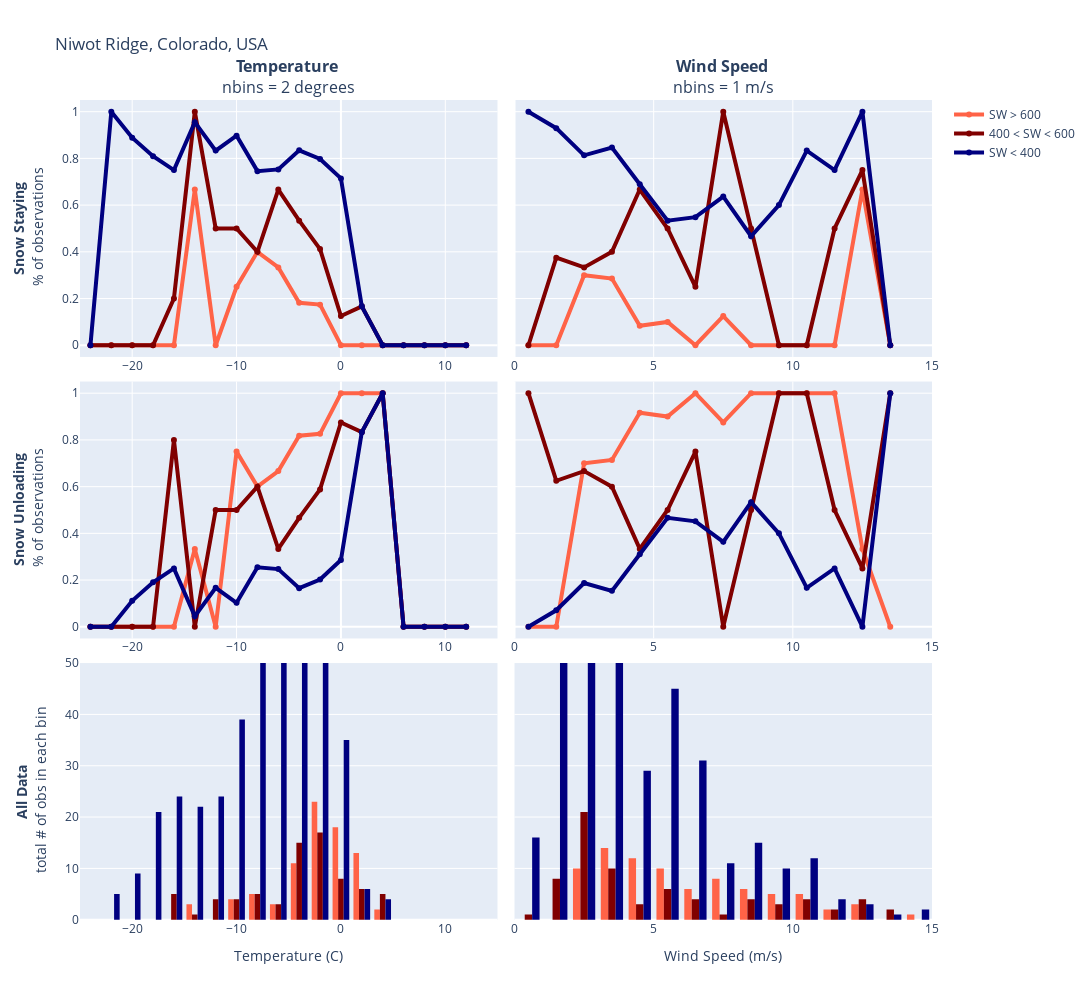

The notebook cell this image was saved under:
### Code cell
fig = make_subplots(rows=3, cols=2, shared_xaxes=False, shared_yaxes=True, 
                    vertical_spacing=0.03, horizontal_spacing=0.02,
                    subplot_titles=("<b>Temperature </b><br>nbins = 2 degrees", "<b>Wind Speed </b><br>nbins = 1 m/s"))

width = 4

# temp 2 degree bins
fig.add_trace(go.Scatter(x = dfSW600_temp2_returndf['stay_center'], line_color=color1, y = dfSW600_temp2_returndf['stay_percent'], line_width=width, name=name1),row=1, col=1)
fig.add_trace(go.Scatter(x = dfSW460_temp2_returndf['stay_center'], line_color=color2, y = dfSW460_temp2_returndf['stay_percent'], line_width=width, name=name2),row=1, col=1)
fig.add_trace(go.Scatter(x = dfSW400_temp2_returndf['stay_center'], line_color=color3, y = dfSW400_temp2_returndf['stay_percent'], line_width=width, name=name3),row=1, col=1)

fig.add_trace(go.Scatter(x = dfSW600_temp2_returndf['unload_center'], line_color=color1, y = dfSW600_temp2_returndf['unload_percent'], line_width=width, showlegend=False),row=2, col=1)
fig.add_trace(go.Scatter(x = dfSW460_temp2_returndf['unload_center'], line_color=color2, y = dfSW460_temp2_returndf['unload_percent'], line_width=width, showlegend=False),row=2, col=1)
fig.add_trace(go.Scatter(x = dfSW400_temp2_returndf['unload_center'], line_color=color3, y = dfSW400_temp2_returndf['unload_percent'], line_width=width, showlegend=False),row=2, col=1)


# wind 1 w/m bins
fig.add_trace(go.Scatter(x = dfSW600_wind1_returndf['stay_center'], line_color=color1, y = dfSW600_wind1_returndf['stay_percent'], line_width=width, showlegend=False),row=1, col=2)
fig.add_trace(go.Scatter(x = dfSW460_wind1_returndf['stay_center'], line_color=color2, y = dfSW460_wind1_returndf['stay_percent'], line_width=width, showlegend=False),row=1, col=2)
fig.add_trace(go.Scatter(x = dfSW400_wind1_returndf['stay_center'], line_color=color3, y = dfSW400_wind1_returndf['stay_percent'], line_width=width, showlegend=False),row=1, col=2)

fig.add_trace(go.Scatter(x = dfSW600_wind1_returndf['unload_center'], line_color=color1, y = dfSW600_wind1_returndf['unload_percent'], line_width=width, showlegend=False),row=2, col=2)
fig.add_trace(go.Scatter(x = dfSW460_wind1_returndf['unload_center'], line_color=color2, y = dfSW460_wind1_returndf['unload_percent'], line_width=width, showlegend=False),row=2, col=2)
fig.add_trace(go.Scatter(x = dfSW400_wind1_returndf['unload_center'], line_color=color3, y = dfSW400_wind1_returndf['unload_percent'], line_width=width, showlegend=False),row=2, col=2)

# row 3
# fig.add_trace(go.Histogram(x = dfSW600.temp, showlegend=False, histfunc='count', marker_color=color1),row=3, col=1)
# fig.add_trace(go.Histogram(x = dfSW400600.temp, showlegend=False, histfunc='count', marker_color=color2),row=3, col=1)
# fig.add_trace(go.Histogram(x = dfSW400.temp, showlegend=False, histfunc='count', marker_color=color3),row=3, col=1)

# fig.add_trace(go.Histogram(x = dfSW600.windspeed,    showlegend=False, histfunc='count', marker_color=color1),row=3, col=2)
# fig.add_trace(go.Histogram(x = dfSW400600.windspeed, showlegend=False, histfunc='count', marker_color=color2),row=3, col=2)
# fig.add_trace(go.Histogram(x = dfSW400.windspeed,    showlegend=False, histfunc='count', marker_color=color3),row=3, col=2)

fig.add_trace(go.Histogram(x = dfSW600.temp, showlegend=False, histfunc='count', marker_color=color1, xbins=dict(start=-25, end=10, size=2), autobinx=False),row=3, col=1)
fig.add_trace(go.Histogram(x = dfSW400600.temp, showlegend=False, histfunc='count', marker_color=color2, xbins=dict(start=-25, end=10, size=2), autobinx=False),row=3, col=1)
fig.add_trace(go.Histogram(x = dfSW400.temp, showlegend=False, histfunc='count', marker_color=color3, xbins=dict(start=-25, end=10, size=2), autobinx=False),row=3, col=1)

fig.add_trace(go.Histogram(x = dfSW600.windspeed,    showlegend=False, histfunc='count', marker_color=color1, xbins=dict(start=0, end=15, size=1), autobinx=False),row=3, col=2)
fig.add_trace(go.Histogram(x = dfSW400600.windspeed, showlegend=False, histfunc='count', marker_color=color2, xbins=dict(start=0, end=15, size=1), autobinx=False),row=3, col=2)
fig.add_trace(go.Histogram(x = dfSW400.windspeed,    showlegend=False, histfunc='count', marker_color=color3, xbins=dict(start=0, end=15, size=1), autobinx=False),row=3, col=2)

# row 3, fix bins
# fig.add_trace(go.Histogram(x = dfSW600.temp,    showlegend=False, histfunc='count', marker_color=color1, bingroup=2, autobinx=False),row=3, col=1)
# fig.add_trace(go.Histogram(x = dfSW400600.temp, showlegend=False, histfunc='count', marker_color=color2, bingroup=2, autobinx=False),row=3, col=1)
# fig.add_trace(go.Histogram(x = dfSW400.temp,    showlegend=False, histfunc='count', marker_color=color3, bingroup=2, autobinx=False),row=3, col=1)

# fig.add_trace(go.Histogram(x = dfSW600.windspeed,    showlegend=False, histfunc='count', marker_color=color1, bingroup=1, autobinx=False), row=3, col=2)
# fig.add_trace(go.Histogram(x = dfSW400600.windspeed, showlegend=False, histfunc='count', marker_color=color2, bingroup=1, autobinx=False), row=3, col=2)
# fig.add_trace(go.Histogram(x = dfSW400.windspeed,    showlegend=False, histfunc='count', marker_color=color3, bingroup=1, autobinx=False), row=3, col=2)

# axes 
fig.update_xaxes(title_text='Temperature (C)',  range=[-25,15],row=3, col=1)
fig.update_xaxes(title_text='',  range=[-25,15],row=1, col=1)
fig.update_xaxes(title_text='',  range=[-25,15],row=2, col=1)


fig.update_xaxes(title_text='Wind Speed (m/s)', range=[0,15],  row=3, col=2)
fig.update_xaxes(title_text='', range=[0,15],  row=1, col=2)
fig.update_xaxes(title_text='', range=[0,15],  row=2, col=2)


fig.update_yaxes(title_text='<b> Snow Staying</b> <br> % of observations', range=[-0.05,1.05], row=1, col=1)
fig.update_yaxes(title_text='<b> Snow Unloading</b> <br> % of observations', range=[-0.05,1.05], row=2, col=1)
fig.update_yaxes(title_text='<b> All Data</b> <br> total # of obs in each bin', range=[-0.05,50], row=3, col=1)


fig.update_layout(height=1000, width=1300, title_text="Niwot Ridge, Colorado, USA")
fig.show()

### Figure 1 — Plotly figure (JSON) as saved in the notebook; plotly's stock layout.template omitted (floating-point values rounded to 4 significant figures; data arrays with more than 128 entries replaced by an {"elided": "..."} marker saying what was removed)
{"data": [{"line": {"color": "tomato", "width": 4}, "name": "SW > 600", "type": "scatter", "x": [-24, -22, -20, -18, -16, -14, -12, -10, -8, -6, -4, -2, 0, 2, 4, 6, 8, 10, 12], "xaxis": "x", "y": [0, 0, 0, 0, 0, 0.6667, 0, 0.25, 0.4, 0.3333, 0.1818, 0.1739, 0, 0, 0, 0, 0, 0, 0], "yaxis": "y"}, {"line": {"color": "maroon", "width": 4}, "name": "400 < SW < 600", "type": "scatter", "x": [-24, -22, -20, -18, -16, -14, -12, -10, -8, -6, -4, -2, 0, 2, 4, 6, 8, 10, 12], "xaxis": "x", "y": [0, 0, 0, 0, 0.2, 1, 0.5, 0.5, 0.4, 0.6667, 0.5333, 0.4118, 0.125, 0.1667, 0, 0, 0, 0, 0], "yaxis": "y"}, {"line": {"color": "navy", "width": 4}, "name": "SW < 400", "type": "scatter", "x": [-24, -22, -20, -18, -16, -14, -12, -10, -8, -6, -4, -2, 0, 2, 4, 6, 8, 10, 12], "xaxis": "x", "y": [0, 1, 0.8889, 0.8095, 0.75, 0.9545, 0.8333, 0.8974, 0.7455, 0.7529, 0.8346, 0.7976, 0.7143, 0.1667, 0, 0, 0, 0, 0], "yaxis": "y"}, {"line": {"color": "tomato", "width": 4}, "showlegend": false, "type": "scatter", "x": [-24, -22, -20, -18, -16, -14, -12, -10, -8, -6, -4, -2, 0, 2, 4, 6, 8, 10, 12], "xaxis": "x3", "y": [0, 0, 0, 0, 0, 0.3333, 0, 0.75, 0.6, 0.6667, 0.8182, 0.8261, 1, 1, 1, 0, 0, 0, 0], "yaxis": "y3"}, {"line": {"color": "maroon", "width": 4}, "showlegend": false, "type": "scatter", "x": [-24, -22, -20, -18, -16, -14, -12, -10, -8, -6, -4, -2, 0, 2, 4, 6, 8, 10, 12], "xaxis": "x3", "y": [0, 0, 0, 0, 0.8, 0, 0.5, 0.5, 0.6, 0.3333, 0.4667, 0.5882, 0.875, 0.8333, 1, 0, 0, 0, 0], "yaxis": "y3"}, {"line": {"color": "navy", "width": 4}, "showlegend": false, "type": "scatter", "x": [-24, -22, -20, -18, -16, -14, -12, -10, -8, -6, -4, -2, 0, 2, 4, 6, 8, 10, 12], "xaxis": "x3", "y": [0, 0, 0.1111, 0.1905, 0.25, 0.04545, 0.1667, 0.1026, 0.2545, 0.2471, 0.1654, 0.2024, 0.2857, 0.8333, 1, 0, 0, 0, 0], "yaxis": "y3"}, {"line": {"color": "tomato", "width": 4}, "showlegend": false, "type": "scatter", "x": [0.5, 1.5, 2.5, 3.5, 4.5, 5.5, 6.5, 7.5, 8.5, 9.5, 10.5, 11.5, 12.5, 13.5], "xaxis": "x2", "y": [0, 0, 0.3, 0.2857, 0.08333, 0.1, 0, 0.125, 0, 0, 0, 0, 0.6667, 0], "yaxis": "y2"}, {"line": {"color": "maroon", "width": 4}, "showlegend": false, "type": "scatter", "x": [0.5, 1.5, 2.5, 3.5, 4.5, 5.5, 6.5, 7.5, 8.5, 9.5, 10.5, 11.5, 12.5, 13.5], "xaxis": "x2", "y": [0, 0.375, 0.3333, 0.4, 0.6667, 0.5, 0.25, 1, 0.5, 0, 0, 0.5, 0.75, 0], "yaxis": "y2"}, {"line": {"color": "navy", "width": 4}, "showlegend": false, "type": "scatter", "x": [0.5, 1.5, 2.5, 3.5, 4.5, 5.5, 6.5, 7.5, 8.5, 9.5, 10.5, 11.5, 12.5, 13.5], "xaxis": "x2", "y": [1, 0.9294, 0.8129, 0.8462, 0.6897, 0.5333, 0.5484, 0.6364, 0.4667, 0.6, 0.8333, 0.75, 1, 0], "yaxis": "y2"}, {"line": {"color": "tomato", "width": 4}, "showlegend": false, "type": "scatter", "x": [0.5, 1.5, 2.5, 3.5, 4.5, 5.5, 6.5, 7.5, 8.5, 9.5, 10.5, 11.5, 12.5, 13.5], "xaxis": "x4", "y": [0, 0, 0.7, 0.7143, 0.9167, 0.9, 1, 0.875, 1, 1, 1, 1, 0.3333, 0], "yaxis": "y4"}, {"line": {"color": "maroon", "width": 4}, "showlegend": false, "type": "scatter", "x": [0.5, 1.5, 2.5, 3.5, 4.5, 5.5, 6.5, 7.5, 8.5, 9.5, 10.5, 11.5, 12.5, 13.5], "xaxis": "x4", "y": [1, 0.625, 0.6667, 0.6, 0.3333, 0.5, 0.75, 0, 0.5, 1, 1, 0.5, 0.25, 1], "yaxis": "y4"}, {"line": {"color": "navy", "width": 4}, "showlegend": false, "type": "scatter", "x": [0.5, 1.5, 2.5, 3.5, 4.5, 5.5, 6.5, 7.5, 8.5, 9.5, 10.5, 11.5, 12.5, 13.5], "xaxis": "x4", "y": [0, 0.07059, 0.1871, 0.1538, 0.3103, 0.4667, 0.4516, 0.3636, 0.5333, 0.4, 0.1667, 0.25, 0, 1], "yaxis": "y4"}, {"histfunc": "count", "marker": {"color": "tomato"}, "showlegend": false, "type": "histogram", "x": [-3.35, -2.125, 3.185, 4.25, -10.01, -9.135, -8.14, 1.13, -1.235, -14.88, -14.15, -14.15, -7.71, -10.8, -9.05, -1.91, -2.035, -1.28, -0.2035, 0.57, 1.655, -0.535, -0.068, 0.3765, 0.888, 1.785, 2.03, 2.545, -5.055, -4.695, -3.545, -8.3, -7.675, -7.095, -5.59, -4.295, -2.905, -3.32, -2.54, -1.645, -4.085, 1.41, -2.595, -1.9, -1.27, -1.369, -2.925, -2.06, -1.541, 0.3345, -2.96, -3.28, -2.865, -3.255, -5.64, -4.51, -4.24, -2.77, -1.39, -0.1915, 0.649, 1.47, -3.44, -2.755, -1.895, -1.26, -0.611, -0.1225, 0.6135, 0.853, 2.145, 2.795, 0.975, 1.425, 2.105, 2.495, -1.38, -0.56, -0.1305, 0.6675, 1.445, 0.1765], "xaxis": "x5", "xbins": {"end": 10, "size": 2, "start": -25}, "yaxis": "y5"}, {"histfunc": "count", "marker": {"color": "maroon"}, "showlegend": false, "type": "histogram", "x": [-1.775, -1.215, -0.868, 2.16, -10.54, -8.265, -9.84, -9.17, -14.3, -12.04, -11.24, -4.33, -4.07, -16.55, -16.68, -16.56, -16.82, -4.03, -2.595, -1.52, 0.3525, 2.49, 0.852, 4.09, 4.41, 4.665, 3.72, -2.335, -1.31, -0.591, -4.215, -3.66, -9.585, -15.49, -7.36, -8.295, -12.96, -12.02, -2.735, -2.105, -1.245, -4.355, -1.61, -1.615, -1.685, -1.91, -2.815, 1.895, -1.55, -6.125, -7.585, -6.63, -8.905, -4.72, -3.405, -3.11, -4.05, -2.725, -3.51, -3.38, -6.025, -0.0935, -3.645, -3.375, 0.3325, 1.665, -4.055, 0.76, 1.75, 3.065, 0.648, 2.595, -2.095], "xaxis": "x5", "xbins": {"end": 10, "start": -25}, "yaxis": "y5"}, {"histfunc": "count", "marker": {"color": "navy"}, "showlegend": false, "type": "histogram", "x": {"elided": "540 float values"}, "xaxis": "x5", "xbins": {"end": 10, "start": -25}, "yaxis": "y5"}, {"histfunc": "count", "marker": {"color": "tomato"}, "showlegend": false, "type": "histogram", "x": [4.595, 5.96, 2.585, 3.155, 2.885, 3.14, 12.87, 4.26, 4.935, 12.55, 12.88, 11.22, 5.35, 14.48, 8.98, 3.46, 3.36, 3.245, 4.53, 4.555, 3.255, 5.265, 4.745, 4.46, 3.995, 3.14, 3.285, 2.995, 7.04, 8.435, 9.165, 2.53, 9.015, 8.63, 7.225, 3.915, 6.445, 9.145, 11.13, 10.62, 10.4, 5.765, 7.615, 6.435, 5.115, 3.03, 2.555, 2.935, 2.61, 2.81, 9.475, 3.025, 3.65, 10.44, 10.76, 9.925, 10.07, 8.5, 8.405, 4.78, 6.72, 4.705, 7.59, 7.68, 7.635, 6.805, 7.36, 8.525, 7.615, 6.71, 2.255, 3.795, 4.94, 5.52, 4.615, 4.06, 5.81, 5.39, 6.16, 5.545, 5.335, 2.175], "xaxis": "x6", "xbins": {"end": 15, "size": 1, "start": 0}, "yaxis": "y6"}, {"histfunc": "count", "marker": {"color": "maroon"}, "showlegend": false, "type": "histogram", "x": [3, 3.86, 3.93, 5.09, 2.54, 2.825, 11.88, 12.72, 2.3, 3.06, 5.74, 12.29, 12.16, 6.67, 10.38, 10.24, 10.72, 1.26, 1.72, 5.47, 4.025, 1.62, 2.935, 2.08, 2.325, 1.91, 2.62, 2.56, 8.57, 5.915, 9.305, 10.82, 2.745, 13.47, 3.105, 6.2, 12.83, 13.97, 2.11, 2.195, 2.015, 4.55, 2.62, 2.385, 2.8, 3.35, 1.845, 3.365, 5.98, 3.13, 2, 2.745, 9.235, 8, 7.84, 8.525, 6.36, 2.38, 3.69, 11.18, 9.855, 3.385, 2.415, 1.835, 0.959, 1.555, 8.95, 6.7, 1.65, 2.4, 4.035, 2.8, 5.015], "xaxis": "x6", "xbins": {"end": 15, "start": 0}, "yaxis": "y6"}, {"histfunc": "count", "marker": {"color": "navy"}, "showlegend": false, "type": "histogram", "x": {"elided": "540 float values"}, "xaxis": "x6", "xbins": {"end": 15, "start": 0}, "yaxis": "y6"}], "layout": {"annotations": [{"font": {"size": 16}, "showarrow": false, "text": "<b>Temperature </b><br>nbins = 2 degrees", "x": 0.245, "xanchor": "center", "xref": "paper", "y": 1.0, "yanchor": "bottom", "yref": "paper"}, {"font": {"size": 16}, "showarrow": false, "text": "<b>Wind Speed </b><br>nbins = 1 m/s", "x": 0.755, "xanchor": "center", "xref": "paper", "y": 1.0, "yanchor": "bottom", "yref": "paper"}], "height": 1000, "title": {"text": "Niwot Ridge, Colorado, USA"}, "width": 1300, "xaxis": {"anchor": "y", "domain": [0, 0.49], "range": [-25, 15], "title": {"text": ""}, "type": "linear"}, "xaxis2": {"anchor": "y2", "domain": [0.51, 1], "range": [0, 15], "title": {"text": ""}, "type": "linear"}, "xaxis3": {"anchor": "y3", "domain": [0, 0.49], "range": [-25, 15], "title": {"text": ""}, "type": "linear"}, "xaxis4": {"anchor": "y4", "domain": [0.51, 1], "range": [0, 15], "title": {"text": ""}, "type": "linear"}, "xaxis5": {"anchor": "y5", "domain": [0, 0.49], "range": [-25, 15], "title": {"text": "Temperature (C)"}, "type": "linear"}, "xaxis6": {"anchor": "y6", "domain": [0.51, 1], "range": [0, 15], "title": {"text": "Wind Speed (m/s)"}, "type": "linear"}, "yaxis": {"anchor": "x", "domain": [0.6867, 1.0], "range": [-0.05, 1.05], "title": {"text": "<b> Snow Staying</b> <br> % of observations"}, "type": "linear"}, "yaxis2": {"anchor": "x2", "domain": [0.6867, 1.0], "matches": "y", "showticklabels": false, "type": "linear"}, "yaxis3": {"anchor": "x3", "domain": [0.3433, 0.6567], "range": [-0.05, 1.05], "title": {"text": "<b> Snow Unloading</b> <br> % of observations"}, "type": "linear"}, "yaxis4": {"anchor": "x4", "domain": [0.3433, 0.6567], "matches": "y3", "showticklabels": false, "type": "linear"}, "yaxis5": {"anchor": "x5", "domain": [0, 0.3133], "range": [-0.05, 50], "title": {"text": "<b> All Data</b> <br> total # of obs in each bin"}}, "yaxis6": {"anchor": "x6", "domain": [0, 0.3133], "matches": "y5", "showticklabels": false}}}
